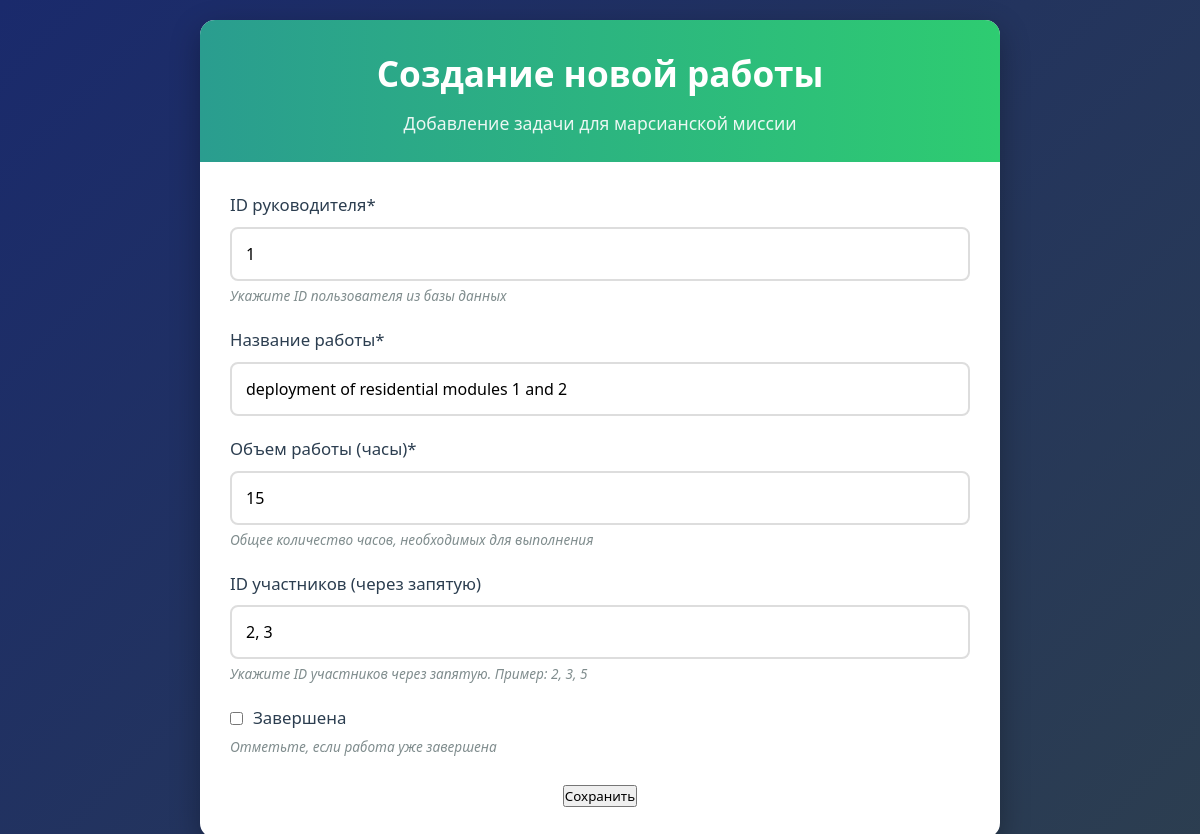
Screenshot of /edit_job/1 (signed in) with the database file from the repository.
### data/models.py (models this page shows, shortened)
class Jobs(SqlAlchemyBase):
    __tablename__ = 'jobs'
    id = Column(Integer, primary_key=True, autoincrement=True)
    team_leader = Column(Integer, ForeignKey('users.id'), nullable=False)
    job = Column(String, nullable=False)
    work_size = Column(Integer, nullable=False)
    collaborators = Column(String)
    start_date = Column(DateTime, default=datetime.utcnow)
    end_date = Column(DateTime)
    is_finished = Column(Boolean, default=False)
    team_leader_user = relationship("User", back_populates="jobs")
    categories = relationship(
        "Category",
        secondary=jobs_to_categories,
        back_populates="jobs"
    )

### app.py (the view, shortened to what this page needs)
@app.route('/edit_job/<int:id>', methods=['GET', 'POST'])
@login_required
def edit_job(id):
    db_sess = db_session.create_session()
    job = db_sess.query(Jobs).get(id)
    if not job:
        flash('Работа не найдена', 'danger')
        return redirect('/')
    if current_user.id != job.team_leader and current_user.id != 1:
        flash('У вас нет прав для редактирования этой работы', 'danger')
        return redirect('/')
    form = JobForm()
    categories = db_sess.query(Category).all()
    form.categories.choices = [(category.id, category.name) for category in categories]
    if request.method == "GET":
        form.team_leader.data = job.team_leader
        form.job.data = job.job
        form.work_size.data = job.work_size
        form.collaborators.data = job.collaborators
        form.is_finished.data = job.is_finished
        form.categories.data = [category.id for category in job.categories]
    return render_template('create_job.html', form=form, title='Редактирование работы')

### forms/job.py
class JobForm(FlaskForm):
    team_leader = IntegerField('ID руководителя', validators=[DataRequired()])
    job = StringField('Название работы', validators=[DataRequired()])
    work_size = IntegerField('Объем работы (часы)', validators=[DataRequired()])
    collaborators = StringField('ID участников (через запятую)')
    is_finished = BooleanField('Завершена')
    categories = SelectMultipleField('Категории', coerce=int)
    submit = SubmitField('Сохранить')

### app.py (called while the page is built)
@login_manager.user_loader
def load_user(user_id):
    db_sess = db_session.create_session()
    return db_sess.get(User, user_id)  # Используем современный метод Session.get()

### data/db_session.py (called while the page is built)
def create_session() -> Session:
    global __factory
    return __factory()

### templates/create_job.html (shortened to what this page needs)
<!DOCTYPE html>
<html lang="ru">
<head>
</head>
<body>
    <div class="container">
        <header>
            <h1>Создание новой работы</h1>
            <p class="subtitle">Добавление задачи для марсианской миссии</p>
        </header>
        <div class="form-section">
            <form method="POST" novalidate>
                <div class="form-group">
                    <label for="team_leader">{{ form.team_leader.label.text }}*</label>
                    {{ form.team_leader(class="form-control", placeholder="ID руководителя команды") }}
                    <div class="field-hint">Укажите ID пользователя из базы данных</div>
                </div>
                <div class="form-group">
                    <label for="job">{{ form.job.label.text }}*</label>
                    {{ form.job(class="form-control", placeholder="Краткое описание задачи") }}
                </div>
                <div class="form-group">
                    <label for="work_size">{{ form.work_size.label.text }}*</label>
                    {{ form.work_size(class="form-control", placeholder="Объем работы в часах") }}
                    <div class="field-hint">Общее количество часов, необходимых для выполнения</div>
                </div>
                <div class="form-group">
                    <label for="collaborators">{{ form.collaborators.label.text }}</label>
                    {{ form.collaborators(class="form-control", placeholder="ID участников через запятую: 2, 3, 5") }}
                    <div class="field-hint">Укажите ID участников через запятую. Пример: 2, 3, 5</div>
                </div>
                <div class="form-group">
                    <div class="checkbox-group">
                        {{ form.is_finished() }}
                        <label for="is_finished" style="display: inline; margin-bottom: 0;">{{ form.is_finished.label.text }}</label>
                    </div>
                    <div class="field-hint">Отметьте, если работа уже завершена</div>
                </div>
                <div class="submit-container">
                    {{ form.submit(class="btn-submit") }}
                </div>
            </form>
        </div>
    </div>
</body>
</html>

### templates/create_job.html (style rules this page uses)
* { box-sizing: border-box; margin: 0; padding: 0; font-family: 'Segoe UI', Tahoma, Geneva, Verdana, sans-serif; }
body { background: linear-gradient(135deg, #1a2a6c, #2c3e50); color: #333; line-height: 1.6; padding: 20px; min-height: 100vh; }
.container { max-width: 800px; margin: 0 auto; background: white; border-radius: 15px; box-shadow: 0 10px 30px rgba(0, 0, 0, 0.3); overflow: hidden; }
header { background: linear-gradient(90deg, #2a9d8f, #2ecc71); color: white; padding: 25px 30px; text-align: center; }
h1 { font-size: 2.2rem; margin-bottom: 8px; }
.subtitle { opacity: 0.9; font-size: 1.1rem; }
.form-section { padding: 30px; }
.form-group { margin-bottom: 20px; }
label { display: block; margin-bottom: 8px; font-weight: 500; color: #2c3e50; font-size: 1.05rem; }
input[type="text"], input[type="email"], input[type="password"], input[type="number"], textarea { width: 100%; padding: 14px; border: 2px solid #ddd; border-radius: 8px; font-size: 16px; transition: border-color 0.3s; }
.field-hint { font-size: 0.85rem; color: #7f8c8d; margin-top: 4px; font-style: italic; }
.checkbox-group { display: flex; align-items: center; gap: 10px; margin-top: 5px; }
.checkbox-group input { width: auto; margin: 0; }
.submit-container { text-align: center; margin-top: 25px; }

### rows the page displays
Jobs: team_leader "1", job "deployment of residential modules 1 and 2", work_size "15", collaborators "2, 3"
